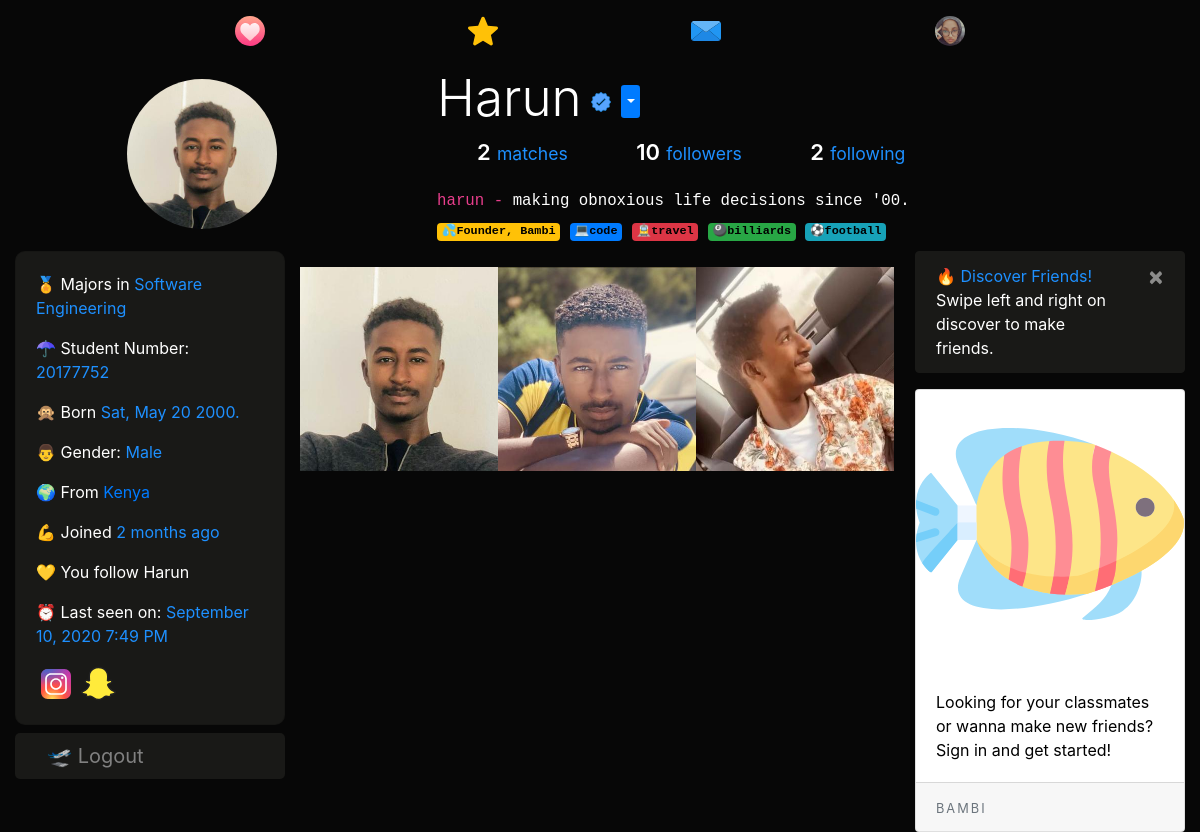
Before: /harun (signed in) with the older database file.
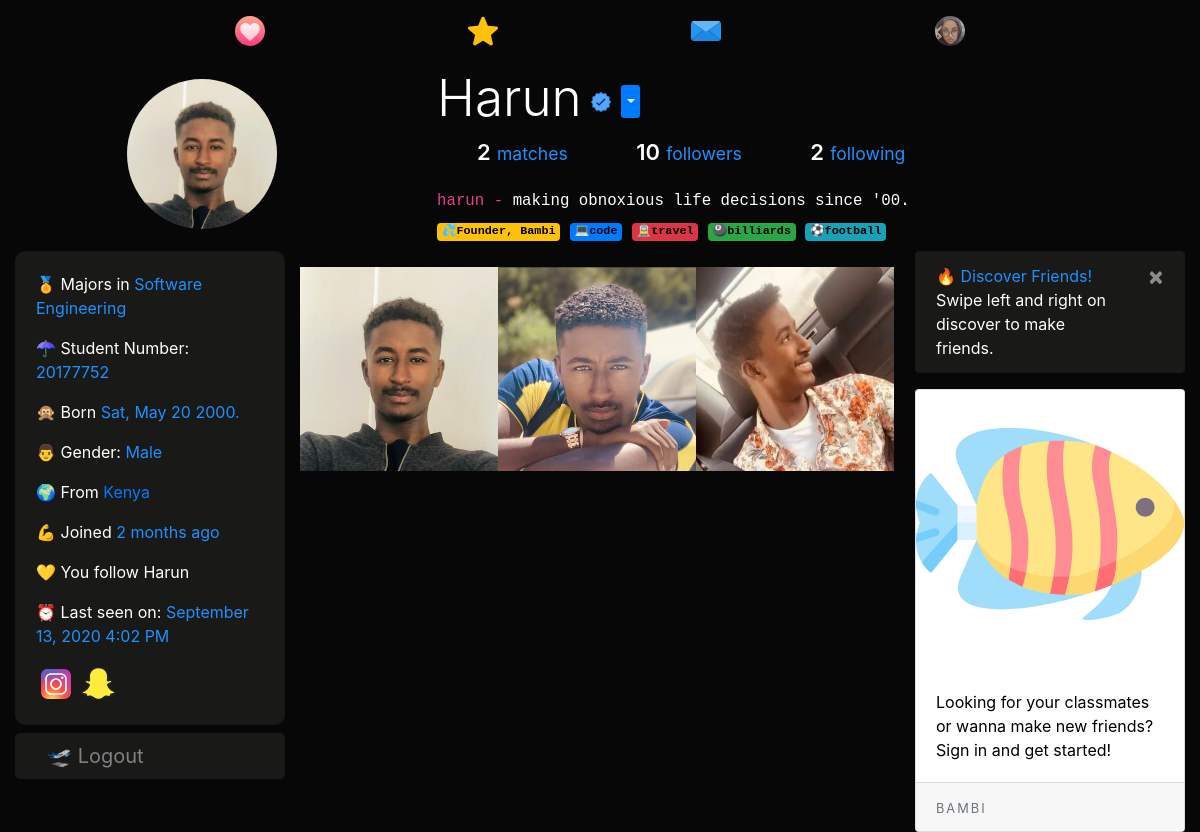
After: the same page with the newer database file.
### dating/models.py (models this page shows, shortened)
class User(db.Model, UserMixin):
	id = db.Column(db.Integer, primary_key=True)
	username = db.Column(db.String(20), unique=True, nullable=False)
	email = db.Column(db.String(120), unique=True, nullable=True)
	dp = db.Column(db.String(20), nullable=False, default='default.jpg')
	dp2 = db.Column(db.String(20), nullable=False, default='flip.png')
	dp3 = db.Column(db.String(20), nullable=False, default='plane.png')
	password = db.Column(db.String(60), nullable=False)
	last_seen = db.Column(db.DateTime, default=datetime.utcnow)
	date_joined = db.Column(db.DateTime, nullable=False, default=datetime.utcnow)
	department = db.Column(db.String(20), nullable=False)
	student_number = db.Column(db.Integer(), unique=True, nullable=True)
	age = db.Column(db.DateTime, nullable=False)
	gender = db.Column(db.String(20), nullable=False)
	country = db.Column(db.String(20), default="Cyprus", nullable=True)
	bio = db.Column(db.String(120), nullable=True)
	private = db.Column(db.Boolean, default=False, nullable=False)
	snapchat = db.Column(db.String(20), default="snapchat", nullable=True)
	instagram = db.Column(db.String(20), default="instagram", nullable=True)
	followed = db.relationship(
		'User', secondary=followers,
		primaryjoin=(followers.c.follower_id == id),
		secondaryjoin=(followers.c.followed_id == id),
		backref=db.backref('followers', lazy='dynamic'), lazy='dynamic')
	messages_sent = db.relationship('Message',
									foreign_keys='Message.sender_id',
									backref='author', lazy='dynamic')
	messages_received = db.relationship('Message',
										foreign_keys='Message.recipient_id',
										backref='recipient', lazy='dynamic')
	last_message_read_time = db.Column(db.DateTime)
	def birthday(self):
		if self.age.month == datetime.today().month:
			if self.age.day == datetime.today().day:
				return True
	def is_following(self, user):
		return self.followed.filter(followers.c.followed_id == user.id).count() > 0
	def new_messages(self):
		last_read_time = self.last_message_read_time or datetime(1900, 1, 1)
		return Message.query.filter_by(recipient=self).filter(
			Message.timestamp > last_read_time).count()

### dating/routes.py (the view)
@app.route("/<string:username>", methods=['GET', 'POST'])
def user_posts(username):
	username = username.lower()
	if current_user.is_authenticated:
		form = UpdateAccountForm()
		if form.validate_on_submit():
			if form.picture.data:
				pic = profile_img(form.picture.data)
				current_user.dp = pic
			if form.picture2.data:
				pic2 = profile_img(form.picture2.data)
				current_user.dp2 = pic2
			if form.picture3.data:
				pic3 = profile_img(form.picture3.data)
				current_user.dp3 = pic3
			current_user.username = form.username.data.lower()
			if form.email.data:
				current_user.email = form.email.data
			current_user.snapchat = form.snapchat.data
			current_user.instagram = form.instagram.data
			current_user.department = form.department.data
			if form.student_number.data:
				current_user.student_number = form.student_number.data
			current_user.country = form.country.data
			current_user.age = form.age.data
			current_user.bio = form.bio.data
			current_user.private = form.private.data
			db.session.commit()
			flash('Your Account has been updated', 'success')
			return redirect(url_for('user_posts', username=current_user.username))
		elif request.method == 'GET':
			form.username.data = current_user.username
			form.email.data = current_user.email
			form.snapchat.data = current_user.snapchat
			form.instagram.data = current_user.instagram
			form.department.data = current_user.department
			form.student_number.data = current_user.student_number
			form.country.data = current_user.country
			form.age.data = current_user.age
			form.bio.data = current_user.bio
			form.private.data = current_user.private
		dp = url_for('static', filename='profile_pics/' + current_user.dp)
		user = User.query.filter_by(username=username).first_or_404()
		users = User.query.all()
		mutual = 0
		for person in user.followers:
			if user.is_following(person):
				mutual += 1
		return render_template('user_posts.html', user=user, users=users, mutual=mutual, title=user.username.title(), dp=dp, form=form)
	user = User.query.filter_by(username=username).first_or_404()
	return render_template('user_posts.html', user=user, title=user.username.title())

### dating/models.py (called while the page is built)
@login_manager.user_loader
def load_user(user_id):
	return User.query.get(int(user_id))

### dating/routes.py (called while the page is built)
@app.before_request
def before_request():
	if current_user.is_authenticated:
		current_user.last_seen = datetime.utcnow()
		db.session.commit()

### dating/templates/user_posts.html (shortened to what the changed rows need)
{% extends "layout.html" %}
{% block content %}
<div class="container-fluid">
  <section style="padding-top: 5px;">
    <div class="profile">
      <div class="profile-image">
        <img src="{{ url_for('static', filename='profile_pics/' + user.dp) }}" alt="" class="profile-thumbnail" style="width:150px;height:150px;">
      </div>
      <div class="profile-user-settings" style="display:flex;">
        <h2 class="profile-user-name">{{user.username.title()}}
          {% if user.username in ["harun" , "bambi"] %}
          <img src="{{ url_for('static', filename='resources/' + 'verified.svg') }}" style="width:20px;height:20px;margin-left: -5px;" title="Verified">
          {% endif %}
        </h2>
        {% if current_user.is_authenticated %}
        <div class="dropdown" style="margin:auto 10px;">
              <button class="btn  btn-sm btn-primary dropdown-toggle" type="button" id="dropdownMenuButton" data-toggle="dropdown" aria-haspopup="true" aria-expanded="false" style="padding-left:2px;">
              </button>
          </div>
          {% endif %}
      </div>
      <div class="profile-bio">
        <p class="mb-2" style="font-size:18px;">
            <code>{{user.username}} - </code>
            {% if user.bio %}
            <code style="color:#fff;">{{user.bio | safe}}</code>
            {% else %}
            <code style="color:#fff;">hey there, lets be friends 🤗</code>
            {%endif%}
            <br>
            {% if user.username == 'harun' %}
              <code>
              <a class="badge badge-warning" style="color:#000;">💦Founder, Bambi</a>
              <a class="badge badge-primary" style="color:#000;">💻code</a>
              <a class="badge badge-danger" style="color:#000;">🚊travel</a>
              <a class="badge badge-success" style="color:#000;">🎱billiards</a>
              <a class="badge badge-info" style="color:#000;">⚽football</a>
              </code>
            {% endif %}
        </p>
      </div>
    </div>
</section>
  <div class="row">
    <div class="col-lg-3">
    <div class="card about mb-2" style="color:#fff;background:#191917;border-radius:10px;">
    <div class="card-body">
      <p> 🏅 Majors in <span>{{user.department}}</span></p>
      {% if user.student_number %}
      <p> ☂ Student Number: <span>{{user.student_number}}</span></p>
      {% endif %}
      <p> 🙊 Born
        <span>
          {% if current_user.is_authenticated %}
            {{user.age.strftime('%a, %b %d %Y.')}}
          {% else %}
            {{user.age.strftime(' %b %d. ')}}
          {% endif %}
        </span></p>
      <p> {% if user.gender == 'male' %} 👨 {% else %}👩 {% endif %} Gender: <span>{{user.gender.title()}}</span></p>
      {% if user.country %}
      <p> 🌍 From <a href="https://www.google.com/maps?q={{user.country.title()}}" target="_blank">
      {{user.country.title()}}</a></p>
      {% endif %}
      <p> 💪 Joined <span>{{ moment(user.date_joined).fromNow() }}</span></p>
      {% if current_user.is_authenticated and current_user.is_following(user) %}
      <p class="f">💛 You follow {{user.username.title()}}</p>
      <p>⏰ Last seen on: <span>{{ moment(user.last_seen).format('LLL') }}</span></p>
      {% endif %}
      {% if user.instagram and user.instagram != "instagram"  %}
        <a href="https://www.instagram.com/{{user.instagram}}"><img src="{{ url_for('static', filename='resources/' + 'instagram.svg') }}" style="width:40px;height:40px;"></a>
      {% endif %}
      {% if user.snapchat and user.snapchat != "snapchat"  %}
        <a href="https://www.snapchat.com/add/{{user.snapchat}}"><img src="{{ url_for('static', filename='resources/' + 'snapchat.svg') }}" style="width:35px;height:35px;"></a>
      {% endif %}
    </div>
  </div>
</div>
    <div class="col-lg-6">
      <div class="row mt-3">
        <img src="{{ url_for('static', filename='profile_pics/' + user.dp) }}" alt="default profile" class="profile-thumbnail" style="width:33%;max-height:400px;">
        <img src="{{ url_for('static', filename='profile_pics/' + user.dp2) }}" alt="default profile" class="profile-thumbnail" style="width:33%;max-height:400px;">
        <img src="{{ url_for('static', filename='profile_pics/' + user.dp3) }}" alt="default profile" class="profile-thumbnail" style="width:33%;max-height:400px;">
      </div>
</div>
      </div>
{% endblock content %}

Changed rows visible on the page:
changed User "Harun": last_seen "September 10, 2020 7:49 PM" → "September 13, 2020 4:02 PM"
